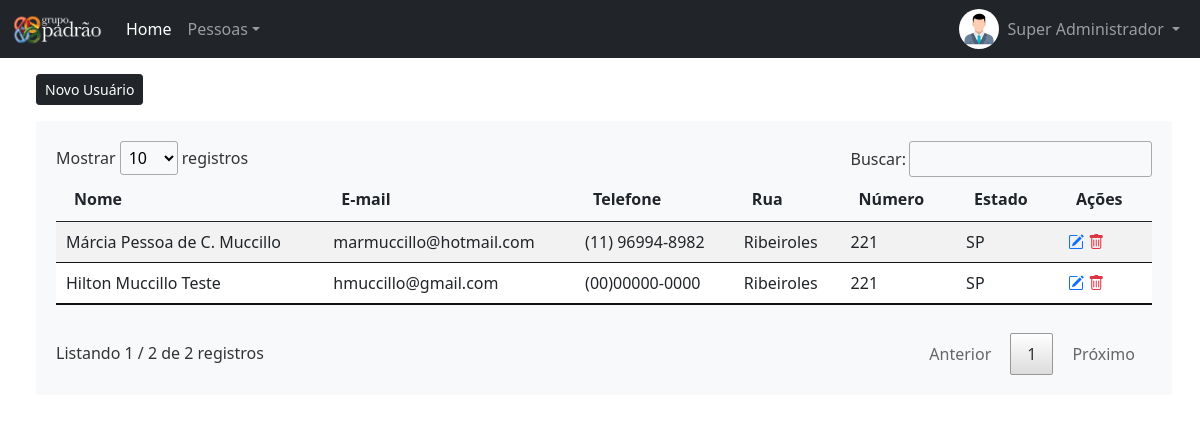
Page /painel-admin/index.php?pag=administradores (signed in) on the committed database.
### tables this page shows
CREATE TABLE `usuarios` (
  `id` int(11) NOT NULL,
  `nome` varchar(50) NOT NULL,
  `email` varchar(50) NOT NULL,
  `telefone` varchar(20) NOT NULL,
  `rua` varchar(50) DEFAULT NULL,
  `numero` varchar(20) NOT NULL,
  `estado` varchar(10) NOT NULL,
  `nivel` varchar(20) NOT NULL,
  `id_pessoa` int(11) NOT NULL,
  `senha` varchar(10) NOT NULL
);

CREATE TABLE `administradores` (
  `id` int(11) NOT NULL,
  `nome` varchar(50) NOT NULL,
  `email` varchar(50) NOT NULL,
  `telefone` varchar(20) NOT NULL,
  `rua` varchar(50) NOT NULL,
  `numero` varchar(20) NOT NULL,
  `estado` varchar(10) NOT NULL
);

### painel-admin/administradores.php (the view, shortened to what this page needs)
<?php
require_once("../conexao.php");
?>
<div class="col-md-12 my-3">
    <a href="#" onclick="inserir()" type="button" class="btn btn-dark btn-sm">Novo Usuário</a>
</div>
<div class="tabela bg-light">
    <?php
    $query = $pdo->query("SELECT * FROM administradores order by id desc");
    $res = $query->fetchAll(PDO::FETCH_ASSOC);
    $total_reg = count($res);
    if($total_reg > 0){
    ?>
    <table id="example" class="table table-striped my-4" style="width:100%">
        <thead>
            <tr>
                <th>Nome</th>
                <th>E-mail</th>
                <th>Telefone</th>
                <th>Rua</th>
                <th>Número</th>
                <th>Estado</th>
                <th>Ações</th>
            </tr>
        </thead>
        <tbody>
            <?php
				for($i=0; $i < $total_reg; $i++){
				    $nome = $res[$i]['nome'];
					$email = $res[$i]['email'];
					$telefone = $res[$i]['telefone'];
					$rua = $res[$i]['rua'];
					$numero = $res[$i]['numero'];
					$estado = $res[$i]['estado'];
					$id = $res[$i]['id'];
            ?>
            <tr>
                <td><?php echo $nome ?></td>
                <td><?php echo $email ?></td>
                <td><?php echo $telefone ?></td>
                <td><?php echo $rua ?></td>
                <td><?php echo $numero ?></td>
                <td><?php echo $estado ?></td>
                <td>
                    <a href="#" onclick="editar('<?php echo $id ?>', '<?php echo $nome ?>', '<?php echo $email ?>', '<?php echo $telefone ?>', '<?php echo $rua ?>', '<?php echo $numero ?>', '<?php echo $estado ?>')"
                        title="Editar Registro"> <i class="bi bi-pencil-square text-primary"></i> </a>
                    <a href="#" onclick="excluir('<?php echo $id ?>' , '<?php echo $nome ?>')" title="Excluir Registro">
                        <i class="bi bi-trash text-danger"></i> </a>
                </td>
            </tr>
            <?php } ?>
        </tbody>
    </table>
    <?php }else{
		echo 'Não Existem Dados Cadastrados';
	} ?>
</div>

### painel-admin/index.php (shortened to what this page needs)
<?php
require_once("../conexao.php");
$id_usuario = @$_SESSION['id_usuario'];
$query = $pdo->query("SELECT * FROM usuarios where id = '$id_usuario' ");
$res = $query->fetchAll(PDO::FETCH_ASSOC);
$nome_usu = $res[0]['nome'];
$pag = @$_GET['pag'];
?>
<!DOCTYPE html>
<html lang="pt-br">
<head>
    <link href="https://cdn.jsdelivr.net/npm/bootstrap@5.0.1/dist/css/bootstrap.min.css" rel="stylesheet">
	<link href="../style/style.css" rel="stylesheet" type="text/css">
	<link rel="stylesheet" href="https://cdn.jsdelivr.net/npm/bootstrap-icons@1.5.0/font/bootstrap-icons.css">
	<link rel="stylesheet" type="text/css" href="../DataTables/datatables.min.css"/>
</head>
<body>
    <nav class="navbar navbar-expand-lg navbar-dark bg-dark">
        <div class="container-fluid">
            <a class="navbar-brand" href="index.php">
                <img src="../images/logo.png" alt="Logo" width="90px">
            </a>
            <div class="collapse navbar-collapse" id="navbarSupportedContent">
                <ul class="navbar-nav me-auto mb-2 mb-lg-0">
                    <li class="nav-item">
                        <a class="nav-link active" aria-current="page" href="index.php">Home</a>
                    </li>
                    <li class="nav-item dropdown">
                        <a class="nav-link dropdown-toggle" href="#" id="navbarDropdown" role="button"
                            data-bs-toggle="dropdown" aria-expanded="false">
                            Pessoas</a>
                    </li>
                </ul>
                <div class="d-flex mr-4">
                    <img class="img-profile rounded-circle" src="../images/user.jpg" width="40px" height="40px">
                    <ul class="navbar-nav">
                        <li class="nav-item dropdown">
                            <a class="nav-link dropdown-toggle" href="#" id="navbarDropdown" role="button"
                                data-bs-toggle="dropdown" aria-expanded="false">
                                <?php echo @$nome_usu ?>
                            </a>
                        </li>
                    </ul>
                </div>
            </div>
        </div>
    </nav>
    <div class="container-fluid mb-4 mx-4">
        <?php
            require_once($pag.'.php');
        ?>
    </div>
</body>
</html>

### style/style.css (style rules this page uses)
.tabela { margin-right: 40px; padding: 20px; }
.tabela a { text-decoration: none; }

### rows in the picture
usuarios: nome "Super Administrador"
administradores: nome "Márcia Pessoa de C. Muccillo", email "marmuccillo@hotmail.com", telefone "(11) 96994-8982", rua "Ribeiroles", numero "221", estado "SP"
administradores: nome "Hilton Muccillo Teste", email "hmuccillo@gmail.com", telefone "(00)00000-0000", rua "Ribeiroles", numero "221", estado "SP"
